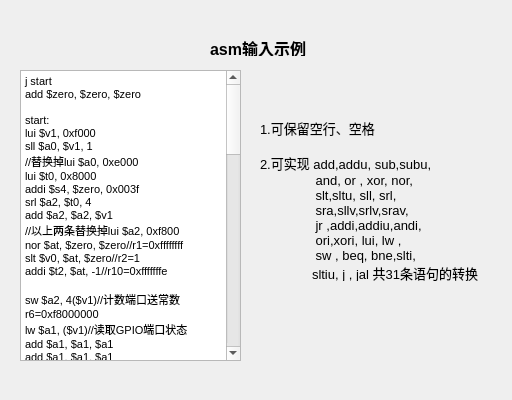
<?xml version="1.0" encoding="UTF-8"?>
<ui version="4.0">
 <class>ASMdemo</class>
 <widget class="QDialog" name="ASMdemo">
  <property name="geometry">
   <rect>
    <x>0</x>
    <y>0</y>
    <width>512</width>
    <height>400</height>
   </rect>
  </property>
  <property name="windowTitle">
   <string>Dialog</string>
  </property>
  <widget class="QLabel" name="label">
   <property name="geometry">
    <rect>
     <x>210</x>
     <y>40</y>
     <width>101</width>
     <height>16</height>
    </rect>
   </property>
   <property name="font">
    <font>
     <pointsize>12</pointsize>
     <weight>75</weight>
     <bold>true</bold>
    </font>
   </property>
   <property name="text">
    <string>asm输入示例</string>
   </property>
  </widget>
  <widget class="QTextBrowser" name="textBrowser">
   <property name="geometry">
    <rect>
     <x>20</x>
     <y>70</y>
     <width>221</width>
     <height>291</height>
    </rect>
   </property>
   <property name="html">
    <string>&lt;!DOCTYPE HTML PUBLIC &quot;-//W3C//DTD HTML 4.0//EN&quot; &quot;http://www.w3.org/TR/REC-html40/strict.dtd&quot;&gt;
&lt;html&gt;&lt;head&gt;&lt;meta name=&quot;qrichtext&quot; content=&quot;1&quot; /&gt;&lt;style type=&quot;text/css&quot;&gt;
p, li { white-space: pre-wrap; }
&lt;/style&gt;&lt;/head&gt;&lt;body style=&quot; font-family:'MS Shell Dlg 2'; font-size:8pt; font-weight:400; font-style:normal;&quot;&gt;
&lt;p style=&quot; margin-top:0px; margin-bottom:0px; margin-left:0px; margin-right:0px; -qt-block-indent:0; text-indent:0px;&quot;&gt;j start&lt;/p&gt;
&lt;p style=&quot; margin-top:0px; margin-bottom:0px; margin-left:0px; margin-right:0px; -qt-block-indent:0; text-indent:0px;&quot;&gt;add $zero, $zero, $zero&lt;/p&gt;
&lt;p style=&quot;-qt-paragraph-type:empty; margin-top:0px; margin-bottom:0px; margin-left:0px; margin-right:0px; -qt-block-indent:0; text-indent:0px;&quot;&gt;&lt;br /&gt;&lt;/p&gt;
&lt;p style=&quot; margin-top:0px; margin-bottom:0px; margin-left:0px; margin-right:0px; -qt-block-indent:0; text-indent:0px;&quot;&gt;start:&lt;/p&gt;
&lt;p style=&quot; margin-top:0px; margin-bottom:0px; margin-left:0px; margin-right:0px; -qt-block-indent:0; text-indent:0px;&quot;&gt;lui $v1, 0xf000&lt;/p&gt;
&lt;p style=&quot; margin-top:0px; margin-bottom:0px; margin-left:0px; margin-right:0px; -qt-block-indent:0; text-indent:0px;&quot;&gt;sll $a0, $v1, 1&lt;/p&gt;
&lt;p style=&quot; margin-top:0px; margin-bottom:0px; margin-left:0px; margin-right:0px; -qt-block-indent:0; text-indent:0px;&quot;&gt;//替换掉lui $a0, 0xe000&lt;/p&gt;
&lt;p style=&quot; margin-top:0px; margin-bottom:0px; margin-left:0px; margin-right:0px; -qt-block-indent:0; text-indent:0px;&quot;&gt;lui $t0, 0x8000&lt;/p&gt;
&lt;p style=&quot; margin-top:0px; margin-bottom:0px; margin-left:0px; margin-right:0px; -qt-block-indent:0; text-indent:0px;&quot;&gt;addi $s4, $zero, 0x003f&lt;/p&gt;
&lt;p style=&quot; margin-top:0px; margin-bottom:0px; margin-left:0px; margin-right:0px; -qt-block-indent:0; text-indent:0px;&quot;&gt;srl $a2, $t0, 4&lt;/p&gt;
&lt;p style=&quot; margin-top:0px; margin-bottom:0px; margin-left:0px; margin-right:0px; -qt-block-indent:0; text-indent:0px;&quot;&gt;add $a2, $a2, $v1&lt;/p&gt;
&lt;p style=&quot; margin-top:0px; margin-bottom:0px; margin-left:0px; margin-right:0px; -qt-block-indent:0; text-indent:0px;&quot;&gt;//以上两条替换掉lui $a2, 0xf800&lt;/p&gt;
&lt;p style=&quot; margin-top:0px; margin-bottom:0px; margin-left:0px; margin-right:0px; -qt-block-indent:0; text-indent:0px;&quot;&gt;nor $at, $zero, $zero//r1=0xffffffff&lt;/p&gt;
&lt;p style=&quot; margin-top:0px; margin-bottom:0px; margin-left:0px; margin-right:0px; -qt-block-indent:0; text-indent:0px;&quot;&gt;slt $v0, $at, $zero//r2=1&lt;/p&gt;
&lt;p style=&quot; margin-top:0px; margin-bottom:0px; margin-left:0px; margin-right:0px; -qt-block-indent:0; text-indent:0px;&quot;&gt;addi $t2, $at, -1//r10=0xfffffffe&lt;/p&gt;
&lt;p style=&quot;-qt-paragraph-type:empty; margin-top:0px; margin-bottom:0px; margin-left:0px; margin-right:0px; -qt-block-indent:0; text-indent:0px;&quot;&gt;&lt;br /&gt;&lt;/p&gt;
&lt;p style=&quot; margin-top:0px; margin-bottom:0px; margin-left:0px; margin-right:0px; -qt-block-indent:0; text-indent:0px;&quot;&gt;sw $a2, 4($v1)//计数端口送常数r6=0xf8000000&lt;/p&gt;
&lt;p style=&quot; margin-top:0px; margin-bottom:0px; margin-left:0px; margin-right:0px; -qt-block-indent:0; text-indent:0px;&quot;&gt;lw $a1, ($v1)//读取GPIO端口状态&lt;/p&gt;
&lt;p style=&quot; margin-top:0px; margin-bottom:0px; margin-left:0px; margin-right:0px; -qt-block-indent:0; text-indent:0px;&quot;&gt;add $a1, $a1, $a1&lt;/p&gt;
&lt;p style=&quot; margin-top:0px; margin-bottom:0px; margin-left:0px; margin-right:0px; -qt-block-indent:0; text-indent:0px;&quot;&gt;add $a1, $a1, $a1&lt;/p&gt;
&lt;p style=&quot; margin-top:0px; margin-bottom:0px; margin-left:0px; margin-right:0px; -qt-block-indent:0; text-indent:0px;&quot;&gt;sw $a1, ($v1)&lt;/p&gt;
&lt;p style=&quot; margin-top:0px; margin-bottom:0px; margin-left:0px; margin-right:0px; -qt-block-indent:0; text-indent:0px;&quot;&gt;addi $t1, $t1, 1&lt;/p&gt;
&lt;p style=&quot; margin-top:0px; margin-bottom:0px; margin-left:0px; margin-right:0px; -qt-block-indent:0; text-indent:0px;&quot;&gt;sw $t1, ($a0)&lt;/p&gt;
&lt;p style=&quot; margin-top:0px; margin-bottom:0px; margin-left:0px; margin-right:0px; -qt-block-indent:0; text-indent:0px;&quot;&gt;lw $t5, 20($zero)&lt;/p&gt;
&lt;p style=&quot;-qt-paragraph-type:empty; margin-top:0px; margin-bottom:0px; margin-left:0px; margin-right:0px; -qt-block-indent:0; text-indent:0px;&quot;&gt;&lt;br /&gt;&lt;/p&gt;
&lt;p style=&quot; margin-top:0px; margin-bottom:0px; margin-left:0px; margin-right:0px; -qt-block-indent:0; text-indent:0px;&quot;&gt;loop2:&lt;/p&gt;
&lt;p style=&quot; margin-top:0px; margin-bottom:0px; margin-left:0px; margin-right:0px; -qt-block-indent:0; text-indent:0px;&quot;&gt;lw $a1, ($v1)&lt;/p&gt;
&lt;p style=&quot; margin-top:0px; margin-bottom:0px; margin-left:0px; margin-right:0px; -qt-block-indent:0; text-indent:0px;&quot;&gt;add $a1, $a1, $a1&lt;/p&gt;
&lt;p style=&quot; margin-top:0px; margin-bottom:0px; margin-left:0px; margin-right:0px; -qt-block-indent:0; text-indent:0px;&quot;&gt;add $a1, $a1, $a1&lt;/p&gt;
&lt;p style=&quot; margin-top:0px; margin-bottom:0px; margin-left:0px; margin-right:0px; -qt-block-indent:0; text-indent:0px;&quot;&gt;sw $a1, ($v1)&lt;/p&gt;
&lt;p style=&quot; margin-top:0px; margin-bottom:0px; margin-left:0px; margin-right:0px; -qt-block-indent:0; text-indent:0px;&quot;&gt;lw $a1, ($v1)&lt;/p&gt;
&lt;p style=&quot; margin-top:0px; margin-bottom:0px; margin-left:0px; margin-right:0px; -qt-block-indent:0; text-indent:0px;&quot;&gt;and $t3, $a1, $t0&lt;/p&gt;
&lt;p style=&quot; margin-top:0px; margin-bottom:0px; margin-left:0px; margin-right:0px; -qt-block-indent:0; text-indent:0px;&quot;&gt;addi $t5, $t5, 1&lt;/p&gt;
&lt;p style=&quot; margin-top:0px; margin-bottom:0px; margin-left:0px; margin-right:0px; -qt-block-indent:0; text-indent:0px;&quot;&gt;bne $t5, $zero, l_next&lt;/p&gt;
&lt;p style=&quot; margin-top:0px; margin-bottom:0px; margin-left:0px; margin-right:0px; -qt-block-indent:0; text-indent:0px;&quot;&gt;jal C_init&lt;/p&gt;
&lt;p style=&quot; margin-top:0px; margin-bottom:0px; margin-left:0px; margin-right:0px; -qt-block-indent:0; text-indent:0px;&quot;&gt;l_next:&lt;/p&gt;
&lt;p style=&quot; margin-top:0px; margin-bottom:0px; margin-left:0px; margin-right:0px; -qt-block-indent:0; text-indent:0px;&quot;&gt;lw $a1, ($v1)&lt;/p&gt;
&lt;p style=&quot; margin-top:0px; margin-bottom:0px; margin-left:0px; margin-right:0px; -qt-block-indent:0; text-indent:0px;&quot;&gt;addi $s2, $zero, 8&lt;/p&gt;
&lt;p style=&quot; margin-top:0px; margin-bottom:0px; margin-left:0px; margin-right:0px; -qt-block-indent:0; text-indent:0px;&quot;&gt;add $s6, $s2, $s2&lt;/p&gt;
&lt;p style=&quot; margin-top:0px; margin-bottom:0px; margin-left:0px; margin-right:0px; -qt-block-indent:0; text-indent:0px;&quot;&gt;add $s2, $s2, $s6&lt;/p&gt;
&lt;p style=&quot; margin-top:0px; margin-bottom:0px; margin-left:0px; margin-right:0px; -qt-block-indent:0; text-indent:0px;&quot;&gt;and $t3, $a1, $s2&lt;/p&gt;
&lt;p style=&quot; margin-top:0px; margin-bottom:0px; margin-left:0px; margin-right:0px; -qt-block-indent:0; text-indent:0px;&quot;&gt;beq $t3, $zero, L00&lt;/p&gt;
&lt;p style=&quot; margin-top:0px; margin-bottom:0px; margin-left:0px; margin-right:0px; -qt-block-indent:0; text-indent:0px;&quot;&gt;beq $t3, $s2, L11&lt;/p&gt;
&lt;p style=&quot; margin-top:0px; margin-bottom:0px; margin-left:0px; margin-right:0px; -qt-block-indent:0; text-indent:0px;&quot;&gt;addi $s2, $zero, 8&lt;/p&gt;
&lt;p style=&quot; margin-top:0px; margin-bottom:0px; margin-left:0px; margin-right:0px; -qt-block-indent:0; text-indent:0px;&quot;&gt;beq $t3, $s2, L01&lt;/p&gt;
&lt;p style=&quot; margin-top:0px; margin-bottom:0px; margin-left:0px; margin-right:0px; -qt-block-indent:0; text-indent:0px;&quot;&gt;sw $t1, ($a0)&lt;/p&gt;
&lt;p style=&quot; margin-top:0px; margin-bottom:0px; margin-left:0px; margin-right:0px; -qt-block-indent:0; text-indent:0px;&quot;&gt;j loop2&lt;/p&gt;
&lt;p style=&quot; margin-top:0px; margin-bottom:0px; margin-left:0px; margin-right:0px; -qt-block-indent:0; text-indent:0px;&quot;&gt;L00:&lt;/p&gt;
&lt;p style=&quot; margin-top:0px; margin-bottom:0px; margin-left:0px; margin-right:0px; -qt-block-indent:0; text-indent:0px;&quot;&gt;bne $t2, $at, L3&lt;/p&gt;
&lt;p style=&quot; margin-top:0px; margin-bottom:0px; margin-left:0px; margin-right:0px; -qt-block-indent:0; text-indent:0px;&quot;&gt;nor $t2, $zero, $zero&lt;/p&gt;
&lt;p style=&quot; margin-top:0px; margin-bottom:0px; margin-left:0px; margin-right:0px; -qt-block-indent:0; text-indent:0px;&quot;&gt;add $t2, $t2, $t2&lt;/p&gt;
&lt;p style=&quot; margin-top:0px; margin-bottom:0px; margin-left:0px; margin-right:0px; -qt-block-indent:0; text-indent:0px;&quot;&gt;L3:&lt;/p&gt;
&lt;p style=&quot; margin-top:0px; margin-bottom:0px; margin-left:0px; margin-right:0px; -qt-block-indent:0; text-indent:0px;&quot;&gt;sw $t2, ($a0)&lt;/p&gt;
&lt;p style=&quot; margin-top:0px; margin-bottom:0px; margin-left:0px; margin-right:0px; -qt-block-indent:0; text-indent:0px;&quot;&gt;j loop2&lt;/p&gt;
&lt;p style=&quot; margin-top:0px; margin-bottom:0px; margin-left:0px; margin-right:0px; -qt-block-indent:0; text-indent:0px;&quot;&gt;L11:&lt;/p&gt;
&lt;p style=&quot; margin-top:0px; margin-bottom:0px; margin-left:0px; margin-right:0px; -qt-block-indent:0; text-indent:0px;&quot;&gt;lw $t1, 96($s1)&lt;/p&gt;
&lt;p style=&quot; margin-top:0px; margin-bottom:0px; margin-left:0px; margin-right:0px; -qt-block-indent:0; text-indent:0px;&quot;&gt;sw $t1, ($a0)&lt;/p&gt;
&lt;p style=&quot; margin-top:0px; margin-bottom:0px; margin-left:0px; margin-right:0px; -qt-block-indent:0; text-indent:0px;&quot;&gt;j loop2&lt;/p&gt;
&lt;p style=&quot; margin-top:0px; margin-bottom:0px; margin-left:0px; margin-right:0px; -qt-block-indent:0; text-indent:0px;&quot;&gt;L01:&lt;/p&gt;
&lt;p style=&quot; margin-top:0px; margin-bottom:0px; margin-left:0px; margin-right:0px; -qt-block-indent:0; text-indent:0px;&quot;&gt;lw $t1, 32($s1)&lt;/p&gt;
&lt;p style=&quot; margin-top:0px; margin-bottom:0px; margin-left:0px; margin-right:0px; -qt-block-indent:0; text-indent:0px;&quot;&gt;sw $t1, ($a0)&lt;/p&gt;
&lt;p style=&quot; margin-top:0px; margin-bottom:0px; margin-left:0px; margin-right:0px; -qt-block-indent:0; text-indent:0px;&quot;&gt;j loop2&lt;/p&gt;
&lt;p style=&quot;-qt-paragraph-type:empty; margin-top:0px; margin-bottom:0px; margin-left:0px; margin-right:0px; -qt-block-indent:0; text-indent:0px;&quot;&gt;&lt;br /&gt;&lt;/p&gt;
&lt;p style=&quot; margin-top:0px; margin-bottom:0px; margin-left:0px; margin-right:0px; -qt-block-indent:0; text-indent:0px;&quot;&gt;C_init:&lt;/p&gt;
&lt;p style=&quot; margin-top:0px; margin-bottom:0px; margin-left:0px; margin-right:0px; -qt-block-indent:0; text-indent:0px;&quot;&gt;lw $t5, 20($zero)&lt;/p&gt;
&lt;p style=&quot; margin-top:0px; margin-bottom:0px; margin-left:0px; margin-right:0px; -qt-block-indent:0; text-indent:0px;&quot;&gt;add $t2, $t2, $t2&lt;/p&gt;
&lt;p style=&quot; margin-top:0px; margin-bottom:0px; margin-left:0px; margin-right:0px; -qt-block-indent:0; text-indent:0px;&quot;&gt;ori $t2, $t2, 1&lt;/p&gt;
&lt;p style=&quot; margin-top:0px; margin-bottom:0px; margin-left:0px; margin-right:0px; -qt-block-indent:0; text-indent:0px;&quot;&gt;addi $s1, $s1, 4&lt;/p&gt;
&lt;p style=&quot; margin-top:0px; margin-bottom:0px; margin-left:0px; margin-right:0px; -qt-block-indent:0; text-indent:0px;&quot;&gt;and $s1, $s1, $s4&lt;/p&gt;
&lt;p style=&quot; margin-top:0px; margin-bottom:0px; margin-left:0px; margin-right:0px; -qt-block-indent:0; text-indent:0px;&quot;&gt;add $t1, $t1, $v0&lt;/p&gt;
&lt;p style=&quot; margin-top:0px; margin-bottom:0px; margin-left:0px; margin-right:0px; -qt-block-indent:0; text-indent:0px;&quot;&gt;bne $t1, $at, L7&lt;/p&gt;
&lt;p style=&quot; margin-top:0px; margin-bottom:0px; margin-left:0px; margin-right:0px; -qt-block-indent:0; text-indent:0px;&quot;&gt;addi $t1, $t1, 5&lt;/p&gt;
&lt;p style=&quot;-qt-paragraph-type:empty; margin-top:0px; margin-bottom:0px; margin-left:0px; margin-right:0px; -qt-block-indent:0; text-indent:0px;&quot;&gt;&lt;br /&gt;&lt;/p&gt;
&lt;p style=&quot; margin-top:0px; margin-bottom:0px; margin-left:0px; margin-right:0px; -qt-block-indent:0; text-indent:0px;&quot;&gt;L7:&lt;/p&gt;
&lt;p style=&quot; margin-top:0px; margin-bottom:0px; margin-left:0px; margin-right:0px; -qt-block-indent:0; text-indent:0px;&quot;&gt;lw $a1, ($v1)&lt;/p&gt;
&lt;p style=&quot; margin-top:0px; margin-bottom:0px; margin-left:0px; margin-right:0px; -qt-block-indent:0; text-indent:0px;&quot;&gt;add $t3, $a1, $a1&lt;/p&gt;
&lt;p style=&quot; margin-top:0px; margin-bottom:0px; margin-left:0px; margin-right:0px; -qt-block-indent:0; text-indent:0px;&quot;&gt;add $t3, $t3, $t3&lt;/p&gt;
&lt;p style=&quot; margin-top:0px; margin-bottom:0px; margin-left:0px; margin-right:0px; -qt-block-indent:0; text-indent:0px;&quot;&gt;sw $t3, ($v1)&lt;/p&gt;
&lt;p style=&quot; margin-top:0px; margin-bottom:0px; margin-left:0px; margin-right:0px; -qt-block-indent:0; text-indent:0px;&quot;&gt;sw $a2, 4($v1)&lt;/p&gt;
&lt;p style=&quot; margin-top:0px; margin-bottom:0px; margin-left:0px; margin-right:0px; -qt-block-indent:0; text-indent:0px;&quot;&gt;jr $ra&lt;/p&gt;
&lt;p style=&quot;-qt-paragraph-type:empty; margin-top:0px; margin-bottom:0px; margin-left:0px; margin-right:0px; -qt-block-indent:0; text-indent:0px;&quot;&gt;&lt;br /&gt;&lt;/p&gt;&lt;/body&gt;&lt;/html&gt;</string>
   </property>
  </widget>
  <widget class="QLabel" name="label_2">
   <property name="geometry">
    <rect>
     <x>260</x>
     <y>120</y>
     <width>221</width>
     <height>161</height>
    </rect>
   </property>
   <property name="font">
    <font>
     <pointsize>10</pointsize>
    </font>
   </property>
   <property name="text">
    <string>1.可保留空行、空格

2.可实现 add,addu, sub,subu,
	 and, or , xor, nor,
	 slt,sltu, sll, srl,
	 sra,sllv,srlv,srav,
	 jr ,addi,addiu,andi,
	 ori,xori, lui, lw ,
	 sw , beq, bne,slti,
	sltiu, j , jal 共31条语句的转换</string>
   </property>
  </widget>
 </widget>
 <resources/>
 <connections/>
</ui>
